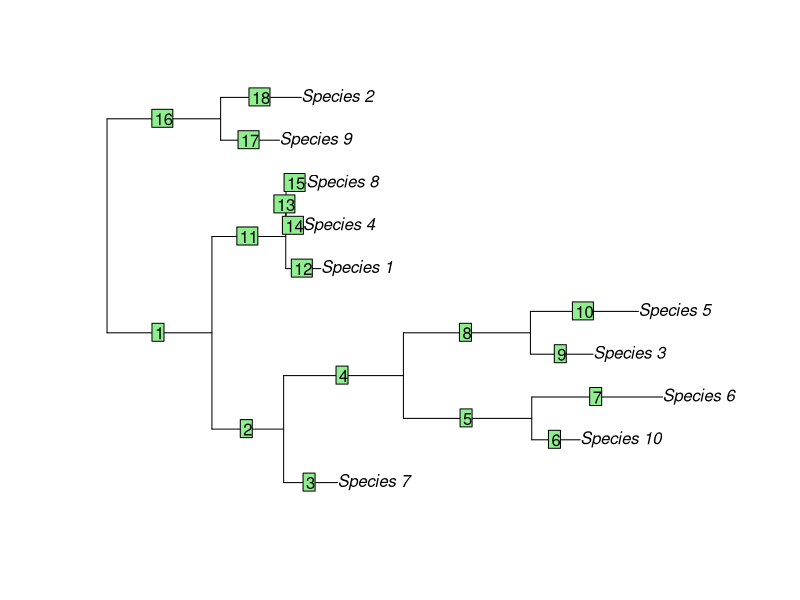
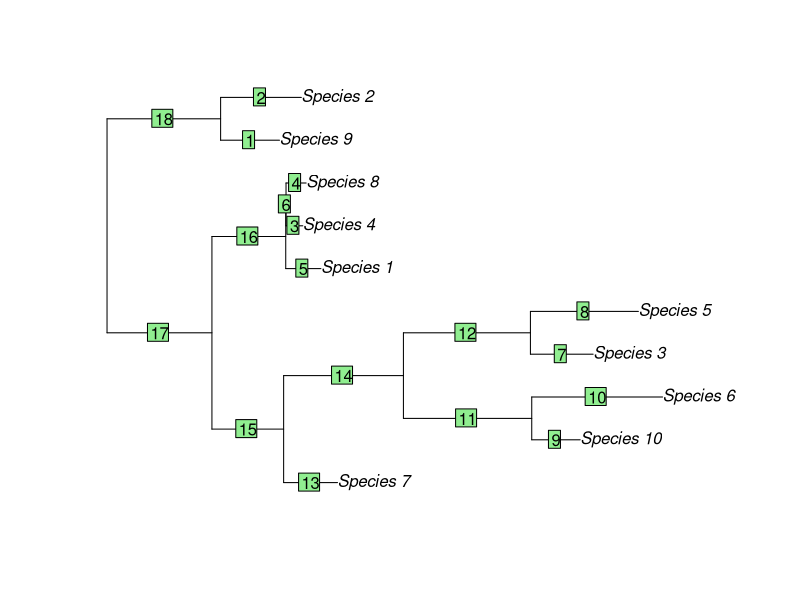
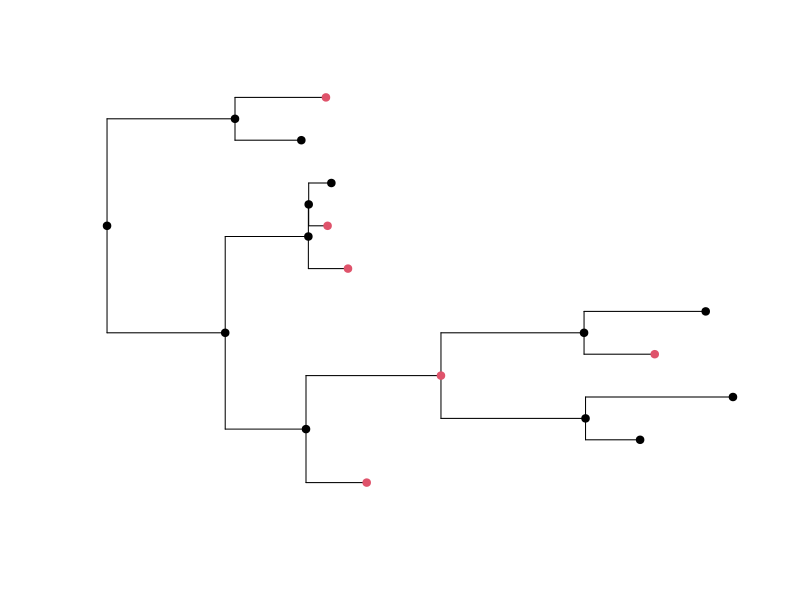
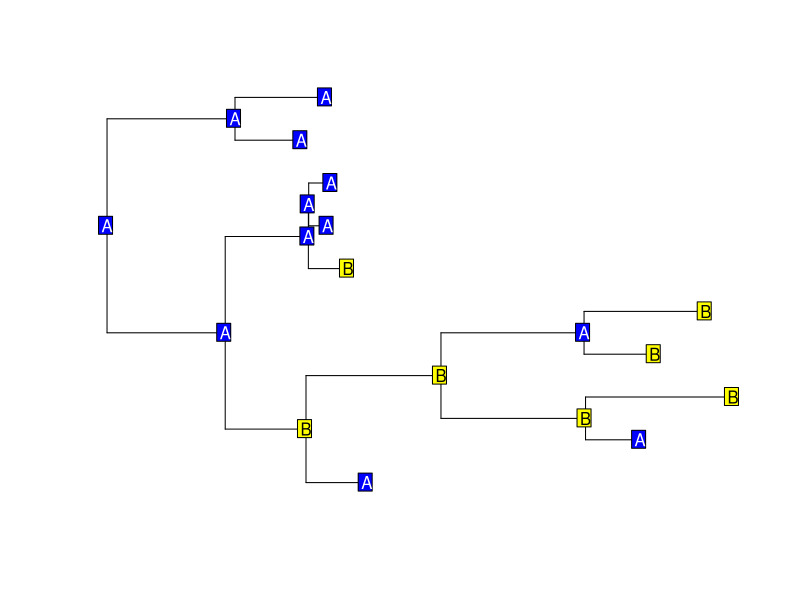
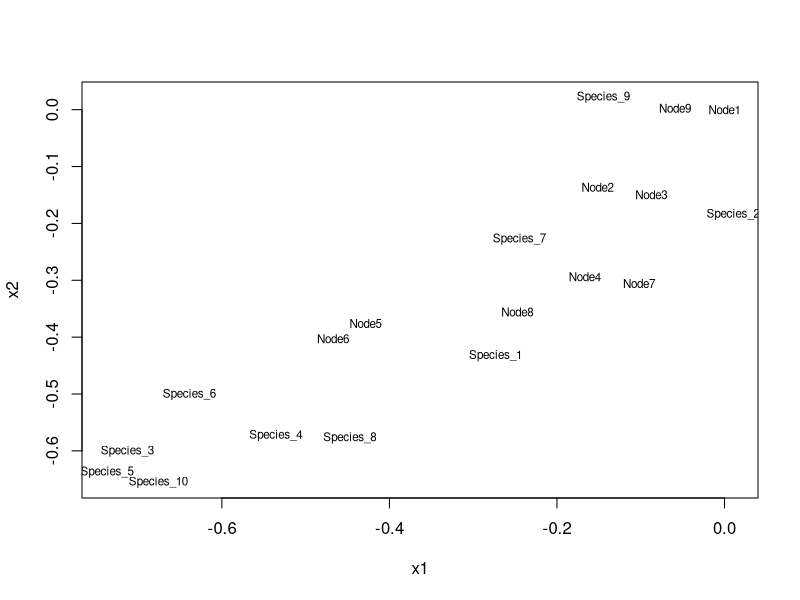

The R script that drew these images, in order:
## ---- chunk 1
d.data <- matrix(sample(c(0,1), size = 1000, replace = T), ncol = 100)
rownames(d.data) <- paste0("Species_", seq(1,10,1))
colnames(d.data) <- paste0("C", seq(1,100,1))
View(d.data)
## ---- chunk 2
norm.c.data <- matrix(abs(rnorm(1000, mean = 3, sd = 1)), ncol = 100)
rownames(norm.c.data) <- paste0("Species_", seq(1,10,1))
colnames(norm.c.data) <- paste0("C", seq(1,100,1))
View(norm.c.data)
## ---- chunk 3
unif.c.data <- matrix(runif(1000, min = 0.01, max = 5), ncol = 100)
rownames(unif.c.data) <- paste0("Species_", seq(1,10,1))
colnames(unif.c.data) <- paste0("C", seq(1,100,1))
View(unif.c.data)
## ---- chunk 4
lnorm.c.data <- matrix(rlnorm(1000, meanlog = 1, sdlog = 0.1), ncol = 100)
rownames(lnorm.c.data) <- paste0("Species_", seq(1,10,1))
colnames(lnorm.c.data) <- paste0("C", seq(1,100,1))
View(lnorm.c.data)
## ---- chunk 5
library(ape)
tree <- rtree(n = 10, tip.label = c(paste0("Species_", seq(1,10,1))), rooted = TRUE, br = runif, min = 0.1, max = 50)
tree <- makeNodeLabel(tree)
plot(tree)
edgelabels()
## ---- chunk 6
BM.cont.ape <- sapply(1:10, function(all) rTraitCont(phy = tree, model = "BM", sigma = 0.1))
## ---- chunk 7
plot(reorder(tree, order = "po"))
edgelabels()
## ---- chunk 8
BM.cont.ape.varR <- sapply(1:10, function(all) rTraitCont(phy = tree, model = "BM", sigma = c(rep(0.5,11),rep(0.1,7)), ancestor = T))
## ---- chunk 9
OU.cont.ape <- sapply(1:10, function(all) rTraitCont(phy = tree, model = "BM", theta = 1, alpha = 1, sigma = 0.1))
## ---- chunk 10
?rTraitCont
## ---- chunk 11
data(bird.orders)
# simulating the evolution of a single trait. The following will simulate data under the same equal rates model 
rTraitDisc(bird.orders, model = "ER", rate = 0.1, k = 2)
rTraitDisc(bird.orders, model = matrix(c(0, 0.1, 0.1, 0), 2))
## ---- chunk 12
rTraitDisc(bird.orders, model = matrix(c(0, 0, 0.1, 0), 2))
## ---- chunk 13
x <- rTraitDisc(tree, model = matrix(c(0, 0.1, 0.1, 0), 2), ancestor = T)
plot(tree, show.tip.label = F)
nodelabels(pch = 19, col = x[11:19])
tiplabels(pch = 19, col = x[1:10])
## ---- chunk 14
foo <- function(x, l) {
    if (l < 10) return(x)
    sample(2, size = 1)
}
## ---- chunk 15
y <- rTraitDisc(tree, foo, ancestor = TRUE)
plot(tree, show.tip.label = FALSE)
co <- c("blue", "yellow")
cot <- c("white", "black")
Y <- y[1:10]
A <- y[-(1:10)]
nodelabels(A, bg = co[A], col = cot[A])
tiplabels(Y, bg = co[Y], col = cot[Y])
## ---- chunk 16
?rTraitDisc
## ---- chunk 17
mod <- function(x, l) {
    y1 <- rnorm(1, x[1] + 0.5*x[2], 0.1)
    y2 <- rnorm(1, 0.5*x[1] + x[2], 0.1)
    c(y1, y2)
}
## ---- chunk 18
set.seed(11)
x <- rTraitMult(tree, mod, 2, ancestor = TRUE)
plot(x, type = "n")
text(x, labels = rownames(x), cex = 0.7)
## ---- chunk 19
?rTraitMult
